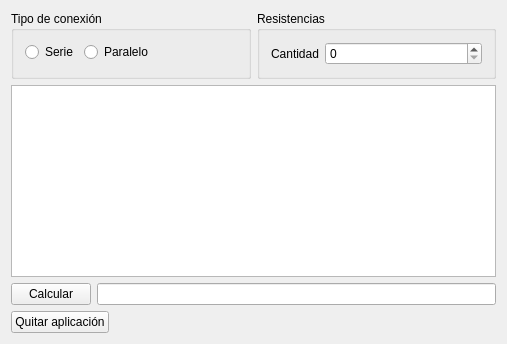
<?xml version="1.0" encoding="UTF-8"?>
<ui version="4.0">
 <class>Widget</class>
 <widget class="QWidget" name="Widget">
  <property name="geometry">
   <rect>
    <x>0</x>
    <y>0</y>
    <width>507</width>
    <height>344</height>
   </rect>
  </property>
  <property name="windowTitle">
   <string>Widget</string>
  </property>
  <layout class="QGridLayout" name="gridLayout">
   <item row="0" column="0">
    <widget class="QGroupBox" name="groupBox">
     <property name="title">
      <string>Tipo de conexión</string>
     </property>
     <layout class="QFormLayout" name="formLayout">
      <item row="0" column="0">
       <widget class="QRadioButton" name="serieRadioButton">
        <property name="text">
         <string>Serie</string>
        </property>
       </widget>
      </item>
      <item row="0" column="1">
       <widget class="QRadioButton" name="paraleloRadioButton">
        <property name="text">
         <string>Paralelo</string>
        </property>
       </widget>
      </item>
     </layout>
    </widget>
   </item>
   <item row="0" column="1">
    <widget class="QGroupBox" name="groupBox_2">
     <property name="title">
      <string>Resistencias</string>
     </property>
     <layout class="QFormLayout" name="formLayout_2">
      <item row="0" column="0">
       <widget class="QLabel" name="label">
        <property name="text">
         <string>Cantidad</string>
        </property>
       </widget>
      </item>
      <item row="0" column="1">
       <widget class="QSpinBox" name="cantidadSpinBox"/>
      </item>
     </layout>
    </widget>
   </item>
   <item row="1" column="0" colspan="2">
    <widget class="QTableView" name="tableView"/>
   </item>
   <item row="2" column="0" colspan="2">
    <layout class="QHBoxLayout" name="horizontalLayout_3">
     <item>
      <widget class="QPushButton" name="calcularPushButton">
       <property name="text">
        <string>Calcular</string>
       </property>
      </widget>
     </item>
     <item>
      <widget class="QLineEdit" name="resultadoLineEdit"/>
     </item>
    </layout>
   </item>
   <item row="3" column="0" colspan="2">
    <layout class="QHBoxLayout" name="horizontalLayout_4">
     <item>
      <widget class="QPushButton" name="quitarAplicacionPushButton">
       <property name="text">
        <string>Quitar aplicación</string>
       </property>
      </widget>
     </item>
     <item>
      <spacer name="horizontalSpacer">
       <property name="orientation">
        <enum>Qt::Horizontal</enum>
       </property>
       <property name="sizeHint" stdset="0">
        <size>
         <width>40</width>
         <height>20</height>
        </size>
       </property>
      </spacer>
     </item>
    </layout>
   </item>
  </layout>
 </widget>
 <layoutdefault spacing="6" margin="11"/>
 <resources/>
 <connections/>
</ui>
